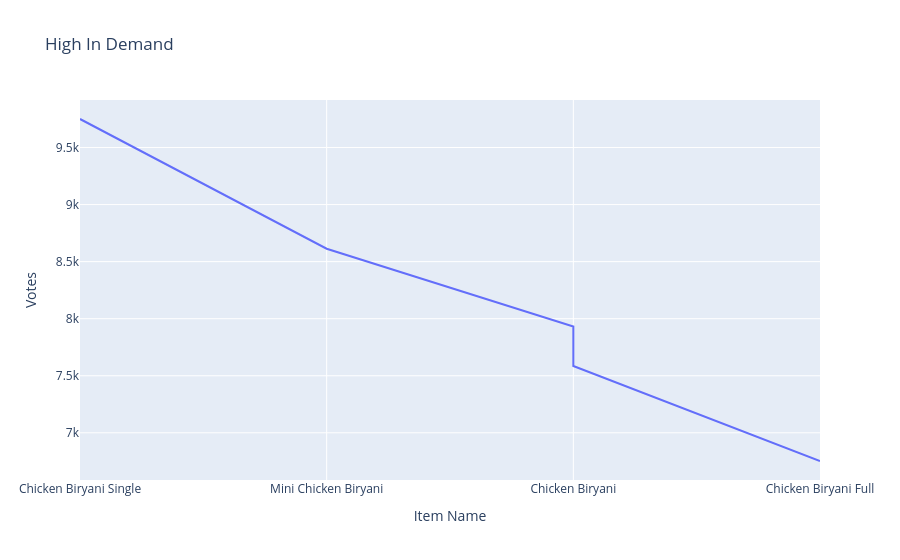

The cell this chart's notebook holds for it:
### Code cell
px.line(data_frame=best,x="Item Name",y="Votes",title="High In Demand")

### Figure 1 — Plotly figure (JSON) as saved in the notebook; plotly's stock layout.template omitted (floating-point values rounded to 4 significant figures)
{"data": [{"hovertemplate": "Item Name=%{x}<br>Votes=%{y}<extra></extra>", "legendgroup": "", "line": {"color": "#636efa", "dash": "solid"}, "marker": {"symbol": "circle"}, "mode": "lines", "name": "", "orientation": "v", "showlegend": false, "type": "scatter", "x": ["Chicken Biryani Single", "Mini Chicken Biryani", "Chicken Biryani", "Chicken Biryani", "Chicken Biryani Full"], "xaxis": "x", "y": [9750, 8613, 7931, 7586, 6753], "yaxis": "y"}], "layout": {"legend": {"tracegroupgap": 0}, "title": {"text": "High In Demand"}, "xaxis": {"anchor": "y", "domain": [0, 1], "title": {"text": "Item Name"}}, "yaxis": {"anchor": "x", "domain": [0, 1], "title": {"text": "Votes"}}}}
